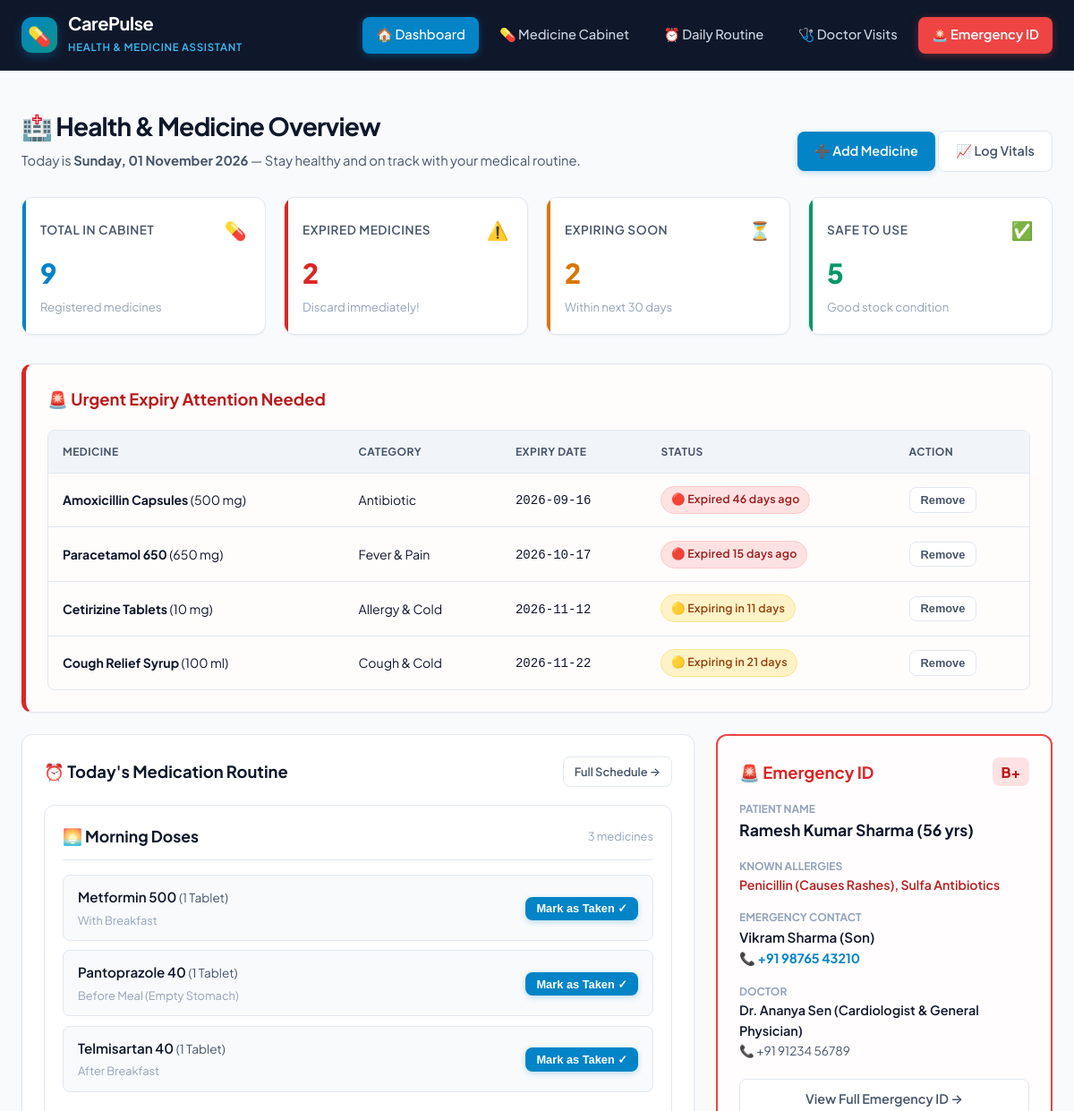
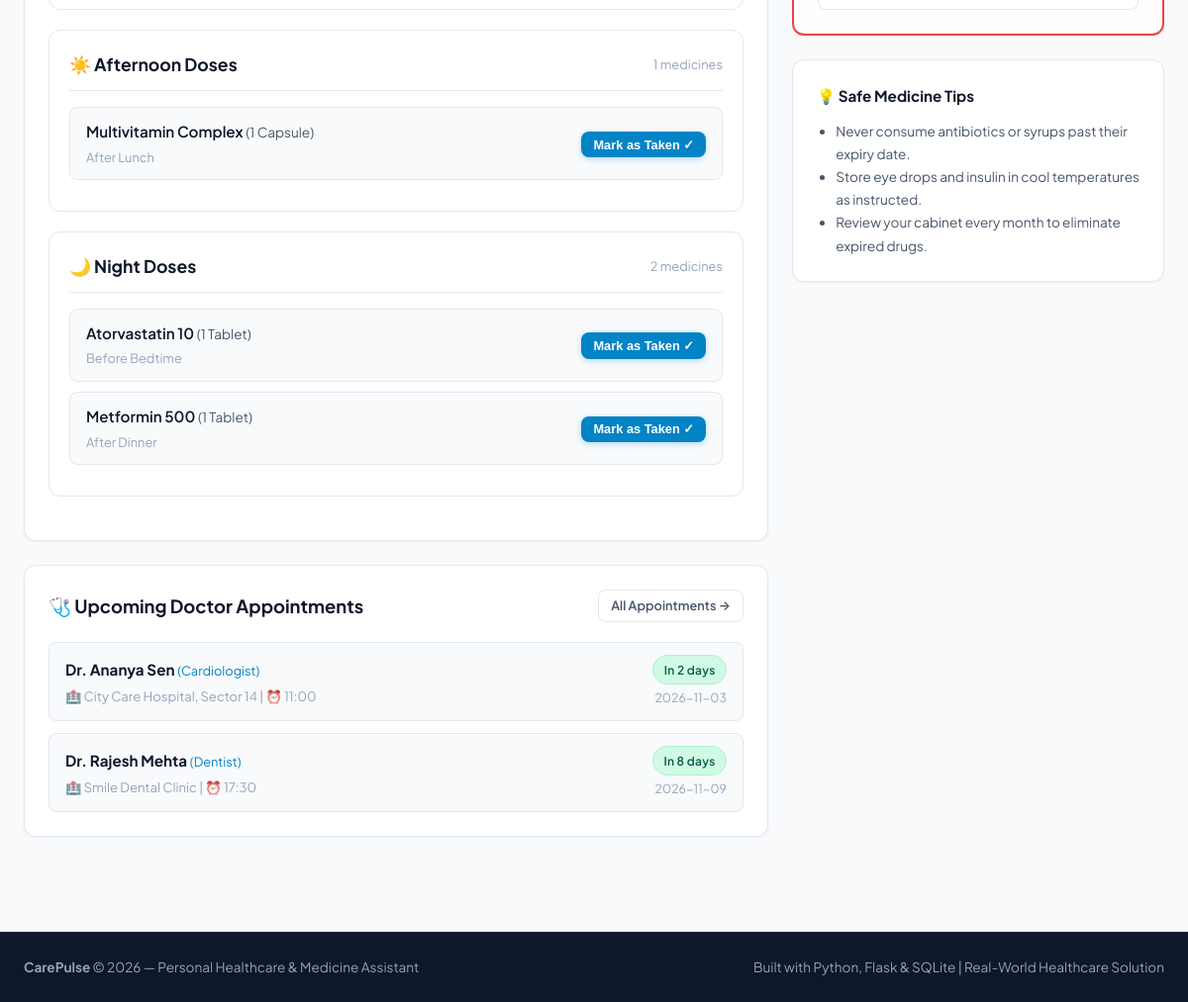
The page / on the database its author committed (2 pictures, top to bottom).
### tables this page shows
CREATE TABLE medicines (
            id INTEGER PRIMARY KEY AUTOINCREMENT,
            name TEXT NOT NULL,
            brand_or_mfg TEXT,
            dosage TEXT,
            category TEXT,
            expiry_date TEXT NOT NULL,
            quantity INTEGER DEFAULT 1,
            notes TEXT,
            created_at TIMESTAMP DEFAULT CURRENT_TIMESTAMP
        );

CREATE TABLE medication_schedule (
            id INTEGER PRIMARY KEY AUTOINCREMENT,
            medicine_name TEXT NOT NULL,
            dosage TEXT,
            time_slot TEXT NOT NULL,  -- Morning, Afternoon, Night
            meal_relation TEXT,       -- Before Meal, After Meal, With Meal
            days TEXT DEFAULT 'Daily',
            is_taken_today INTEGER DEFAULT 0,
            last_taken_date TEXT
        );

CREATE TABLE appointments (
            id INTEGER PRIMARY KEY AUTOINCREMENT,
            doctor_name TEXT NOT NULL,
            specialty TEXT,
            hospital_clinic TEXT,
            appointment_date TEXT NOT NULL,
            appointment_time TEXT,
            reason TEXT,
            status TEXT DEFAULT 'Upcoming',
            created_at TIMESTAMP DEFAULT CURRENT_TIMESTAMP
        );

CREATE TABLE emergency_profile (
            id INTEGER PRIMARY KEY,
            patient_name TEXT,
            age INTEGER,
            gender TEXT,
            blood_group TEXT,
            allergies TEXT,
            chronic_conditions TEXT,
            emergency_contact_name TEXT,
            emergency_contact_phone TEXT,
            emergency_contact_relation TEXT,
            doctor_name TEXT,
            doctor_phone TEXT,
            hospital_preference TEXT
        );

### app.py (the view)
@app.route("/")
def dashboard():
    stats = db.get_medicine_stats()
    routine = db.get_routine_schedule()
    upcoming_appointments = db.get_upcoming_appointments(limit=4)
    all_meds = db.get_all_medicines()
    urgent_alerts = [m for m in all_meds if m["status"] in ("expired", "expiring_soon")][:5]
    emergency_profile = db.get_emergency_profile()
    return render_template(
        "index.html",
        stats=stats,
        routine=routine,
        upcoming_appointments=upcoming_appointments,
        urgent_alerts=urgent_alerts,
        emergency_profile=emergency_profile,
        today_date=date.today().strftime("%A, %d %B %Y")
    )

### templates/index.html (shortened to what this page needs)
{% extends "base.html" %}
{% block content %}
<div class="page-header">
    <div class="page-title">
        <h2>🏥 Health & Medicine Overview</h2>
        <p class="page-subtitle">Today is <strong>{{ today_date }}</strong> — Stay healthy and on track with your medical routine.</p>
    </div>
    <div>
        <a href="{{ url_for('medicines') }}" class="btn btn-primary" id="addMedQuickBtn">➕ Add Medicine</a>
        <a href="{{ url_for('vitals') }}" class="btn btn-outline" id="logVitalQuickBtn">📈 Log Vitals</a>
    </div>
</div>
<div class="stats-grid">
    <div class="stat-card blue">
        <div class="stat-header">
            <span>Total In Cabinet</span>
            <span class="stat-icon">💊</span>
        </div>
        <div class="stat-value">{{ stats.total }}</div>
        <div class="stat-subtext">Registered medicines</div>
    </div>
    <div class="stat-card red">
        <div class="stat-header">
            <span>Expired Medicines</span>
            <span class="stat-icon">⚠️</span>
        </div>
        <div class="stat-value">{{ stats.expired }}</div>
        <div class="stat-subtext">Discard immediately!</div>
    </div>
    <div class="stat-card amber">
        <div class="stat-header">
            <span>Expiring Soon</span>
            <span class="stat-icon">⏳</span>
        </div>
        <div class="stat-value">{{ stats.expiring_soon }}</div>
        <div class="stat-subtext">Within next 30 days</div>
    </div>
    <div class="stat-card green">
        <div class="stat-header">
            <span>Safe to Use</span>
            <span class="stat-icon">✅</span>
        </div>
        <div class="stat-value">{{ stats.safe }}</div>
        <div class="stat-subtext">Good stock condition</div>
    </div>
</div>
{% if urgent_alerts %}
<div class="card" style="border-left: 5px solid #dc2626; background: #fffcfc;">
    <h3 class="card-title" style="color: #b91c1c;">
        🚨 Urgent Expiry Attention Needed
    </h3>
    <div class="table-responsive">
        <table class="data-table">
            <thead>
                <tr>
                    <th>Medicine</th>
                    <th>Category</th>
                    <th>Expiry Date</th>
                    <th>Status</th>
                    <th>Action</th>
                </tr>
            </thead>
            <tbody>
                {% for med in urgent_alerts %}
                <tr>
                    <td><strong>{{ med.name }}</strong> ({{ med.dosage }})</td>
                    <td>{{ med.category }}</td>
                    <td><code>{{ med.expiry_date }}</code></td>
                    <td>
                        {% if med.status == 'expired' %}
                            <span class="badge badge-expired">🔴 {{ med.status_text }}</span>
                        {% else %}
                            <span class="badge badge-expiring">🟡 {{ med.status_text }}</span>
                        {% endif %}
                    </td>
                    <td>
                        <form action="{{ url_for('delete_medicine_route', med_id=med.id) }}" method="POST" style="display:inline;">
                            <button type="submit" class="btn btn-outline btn-sm" onclick="return confirm('Remove this medicine from cabinet?');">Remove</button>
                        </form>
                    </td>
                </tr>
                {% endfor %}
            </tbody>
        </table>
    </div>
</div>
{% endif %}
<div class="dashboard-layout">
    <div>
        <div class="card">
            <div style="display:flex; justify-content:space-between; align-items:center; margin-bottom:1.25rem;">
                <h3 class="card-title" style="margin-bottom:0;">⏰ Today's Medication Routine</h3>
                <a href="{{ url_for('routine') }}" class="btn btn-outline btn-sm">Full Schedule →</a>
            </div>
            {% for slot, items in routine.items() %}
                <div class="routine-slot-card">
                    <div class="slot-header">
                        <span class="slot-title">
                            {% if slot == 'Morning' %}🌅{% elif slot == 'Afternoon' %}☀️{% else %}🌙{% endif %}
                            {{ slot }} Doses
                        </span>
                        <span style="font-size:0.8rem; color:var(--text-muted);">{{ items|length }} medicines</span>
                    </div>
                    {% if items %}
                        {% for item in items %}
                            <div class="routine-item {% if item.is_taken_today == 1 %}taken{% endif %}" id="routine-item-{{ item.id }}">
                                <div>
                                    <div class="med-title" style="font-weight:600; font-size:0.95rem;">
                                        {{ item.medicine_name }} <span style="font-weight:normal; color:var(--text-secondary); font-size:0.85rem;">({{ item.dosage }})</span>
                                    </div>
                                    <div style="font-size:0.8rem; color:var(--text-muted); margin-top:0.2rem;">
                                        {{ item.meal_relation }}
                                    </div>
                                </div>
                                <div>
                                    <button class="btn btn-sm {% if item.is_taken_today == 1 %}btn-outline{% else %}btn-primary{% endif %} routine-toggle-btn"
                                            data-id="{{ item.id }}">
                                        {% if item.is_taken_today == 1 %}Mark Pending ↺{% else %}Mark as Taken ✓{% endif %}
                                    </button>
                                </div>
                            </div>
                        {% endfor %}
                    {% else %}
                        <p style="color:var(--text-muted); font-size:0.85rem; padding:0.5rem 0;">No medicines scheduled for this time slot.</p>
                    {% endif %}
                </div>
            {% endfor %}
        </div>
        <div class="card">
            <div style="display:flex; justify-content:space-between; align-items:center; margin-bottom:1.25rem;">
                <h3 class="card-title" style="margin-bottom:0;">🩺 Upcoming Doctor Appointments</h3>
                <a href="{{ url_for('appointments') }}" class="btn btn-outline btn-sm">All Appointments →</a>
            </div>
            {% if upcoming_appointments %}
            <div style="display: flex; flex-direction: column; gap: 0.75rem;">
                {% for appt in upcoming_appointments %}
                <div style="display: flex; justify-content: space-between; align-items: center; padding: 0.75rem 1rem; background: #f8fafc; border-radius: var(--radius-sm); border: 1px solid var(--border-subtle);">
                    <div>
                        <div style="font-weight: 700; color: #0f172a; font-size: 0.95rem;">
                            {{ appt.doctor_name }}
                            <span style="font-weight: normal; font-size: 0.8rem; color: #0284c7;">({{ appt.specialty }})</span>
                        </div>
                        <div style="font-size: 0.82rem; color: var(--text-muted); margin-top: 0.2rem;">
                            🏥 {{ appt.hospital_clinic or 'Clinic' }} | ⏰ {{ appt.appointment_time or 'Morning' }}
                        </div>
                    </div>
                    <div style="text-align: right;">
                        <span class="badge {% if appt.computed_status == 'Today' %}badge-expired{% else %}badge-safe{% endif %}" style="font-size: 0.75rem;">
                            {{ appt.timing_text }}
                        </span>
                        <div style="font-size: 0.78rem; color: var(--text-muted); margin-top: 0.25rem;">
                            {{ appt.appointment_date }}
                        </div>
                    </div>
                </div>
                {% endfor %}
            </div>
            {% else %}
            <div style="text-align:center; padding: 1.5rem; color: var(--text-muted);">
                <p>No upcoming doctor appointments scheduled.</p>
                <a href="{{ url_for('appointments') }}" class="btn btn-outline btn-sm" style="margin-top: 0.5rem;">+ Schedule an Appointment</a>
            </div>
            {% endif %}
        </div>
    </div>
    <div>
        <div class="card" style="border: 2px solid #ef4444; background: #fffdfd;">
            <div style="display:flex; justify-content:space-between; align-items:center; margin-bottom:1rem;">
                <h3 class="card-title" style="color: #dc2626; margin-bottom:0;">🚨 Emergency ID</h3>
                <span class="blood-badge">{{ emergency_profile.blood_group }}</span>
            </div>
            <div style="margin-bottom:1rem;">
                <div style="font-size:0.75rem; text-transform:uppercase; color:var(--text-muted); font-weight:700;">Patient Name</div>
                <div style="font-size:1.1rem; font-weight:700;">{{ emergency_profile.patient_name }} ({{ emergency_profile.age }} yrs)</div>
            </div>
            <div style="margin-bottom:1rem;">
                <div style="font-size:0.75rem; text-transform:uppercase; color:var(--text-muted); font-weight:700;">Known Allergies</div>
                <div style="font-size:0.88rem; color:#b91c1c; font-weight:600;">{{ emergency_profile.allergies }}</div>
            </div>
            <div style="margin-bottom:1rem;">
                <div style="font-size:0.75rem; text-transform:uppercase; color:var(--text-muted); font-weight:700;">Emergency Contact</div>
                <div style="font-size:0.95rem; font-weight:600;">{{ emergency_profile.emergency_contact_name }}</div>
                <div style="font-size:0.9rem; color:#0284c7; font-weight:700;">📞 {{ emergency_profile.emergency_contact_phone }}</div>
            </div>
            <div style="margin-bottom:1.25rem;">
                <div style="font-size:0.75rem; text-transform:uppercase; color:var(--text-muted); font-weight:700;">Doctor</div>
                <div style="font-size:0.9rem; font-weight:600;">{{ emergency_profile.doctor_name }}</div>
                <div style="font-size:0.85rem; color:var(--text-secondary);">📞 {{ emergency_profile.doctor_phone }}</div>
            </div>
            <a href="{{ url_for('emergency') }}" class="btn btn-outline" style="width:100%; justify-content:center;">View Full Emergency ID →</a>
        </div>
        <div class="card">
            <h4 style="font-size:0.95rem; font-weight:700; margin-bottom:0.75rem;">💡 Safe Medicine Tips</h4>
            <ul style="font-size:0.85rem; color:var(--text-secondary); padding-left:1.2rem; line-height:1.7;">
                <li>Never consume antibiotics or syrups past their expiry date.</li>
                <li>Store eye drops and insulin in cool temperatures as instructed.</li>
                <li>Review your cabinet every month to eliminate expired drugs.</li>
            </ul>
        </div>
    </div>
</div>
{% endblock %}

### templates/base.html (shortened to what this page needs)
<!DOCTYPE html>
<html lang="en">
<head>
    <link rel="stylesheet" href="{{ url_for('static', filename='css/style.css') }}">
</head>
<body>
    <nav class="navbar" id="mainNavbar">
        <div class="nav-container">
            <a href="{{ url_for('dashboard') }}" class="brand-logo" id="brandLogoLink">
                <div class="brand-icon">💊</div>
                <div class="brand-text">
                    <h1>CarePulse</h1>
                    <span class="brand-tag">Health & Medicine Assistant</span>
                </div>
            </a>
            <ul class="nav-links">
                <li><a href="{{ url_for('dashboard') }}" class="nav-link {% if request.endpoint == 'dashboard' %}active{% endif %}">🏠 Dashboard</a></li>
                <li><a href="{{ url_for('medicines') }}" class="nav-link {% if request.endpoint == 'medicines' %}active{% endif %}">💊 Medicine Cabinet</a></li>
                <li><a href="{{ url_for('routine') }}" class="nav-link {% if request.endpoint == 'routine' %}active{% endif %}">⏰ Daily Routine</a></li>
                <li><a href="{{ url_for('appointments') }}" class="nav-link {% if request.endpoint == 'appointments' %}active{% endif %}">🩺 Doctor Visits</a></li>
                <li><a href="{{ url_for('emergency') }}" class="nav-link emergency-nav-btn {% if request.endpoint == 'emergency' %}active{% endif %}">🚨 Emergency ID</a></li>
            </ul>
        </div>
    </nav>
    <main class="page-container">
        {% block content %}{% endblock %}
    </main>
    <footer class="footer">
        <div class="footer-container">
            <div>
                <strong>CarePulse</strong> &copy; 2026 — Personal Healthcare & Medicine Assistant
            </div>
            <div>
                Built with Python, Flask & SQLite | Real-World Healthcare Solution
            </div>
        </div>
    </footer>
</body>
</html>

### rows shown on the page
medicines: name "Amoxicillin Capsules", dosage "500 mg", category "Antibiotic", expiry_date "2026-09-16", status_text "Expired 46 days ago"
medicines: name "Paracetamol 650", dosage "650 mg", category "Fever & Pain", expiry_date "2026-10-17", status_text "Expired 15 days ago"
medicines: name "Cetirizine Tablets", dosage "10 mg", category "Allergy & Cold", expiry_date "2026-11-12", status_text "Expiring in 11 days"
medicines: name "Cough Relief Syrup", dosage "100 ml", category "Cough & Cold", expiry_date "2026-11-22", status_text "Expiring in 21 days"
medication_schedule: medicine_name "Metformin 500", dosage "1 Tablet", meal_relation "With Breakfast", is_taken_today "Mark as Taken ✓"
medication_schedule: medicine_name "Pantoprazole 40", dosage "1 Tablet", meal_relation "Before Meal (Empty Stomach)", is_taken_today "Mark as Taken ✓"
medication_schedule: medicine_name "Telmisartan 40", dosage "1 Tablet", meal_relation "After Breakfast", is_taken_today "Mark as Taken ✓"
medication_schedule: medicine_name "Multivitamin Complex", dosage "1 Capsule", meal_relation "After Lunch", is_taken_today "Mark as Taken ✓"
medication_schedule: medicine_name "Atorvastatin 10", dosage "1 Tablet", meal_relation "Before Bedtime", is_taken_today "Mark as Taken ✓"
medication_schedule: medicine_name "Metformin 500", dosage "1 Tablet", meal_relation "After Dinner", is_taken_today "Mark as Taken ✓"
appointments: doctor_name "Dr. Ananya Sen", specialty "Cardiologist", hospital_clinic "City Care Hospital, Sector 14", appointment_time "11:00", timing_text "In 2 days", appointment_date "2026-11-03"
appointments: doctor_name "Dr. Rajesh Mehta", specialty "Dentist", hospital_clinic "Smile Dental Clinic", appointment_time "17:30", timing_text "In 8 days", appointment_date "2026-11-09"
emergency_profile: blood_group "B+", patient_name "Ramesh Kumar Sharma", age "56", allergies "Penicillin (Causes Rashes), Sulfa Antibiotics", emergency_contact_name "Vikram Sharma (Son)", emergency_contact_phone "+91 98765 43210", doctor_name "Dr. Ananya Sen (Cardiologist & General Physician)", doctor_phone "+91 91234 56789"

### other values the page prints
{{ stats.total }} "9"
{{ stats.expired }} "2"
{{ stats.expiring_soon }} "2"
{{ stats.safe }} "5"
{{ slot }} "Morning" "Afternoon" "Night"
{{ items|length }} "3" "1" "2"
